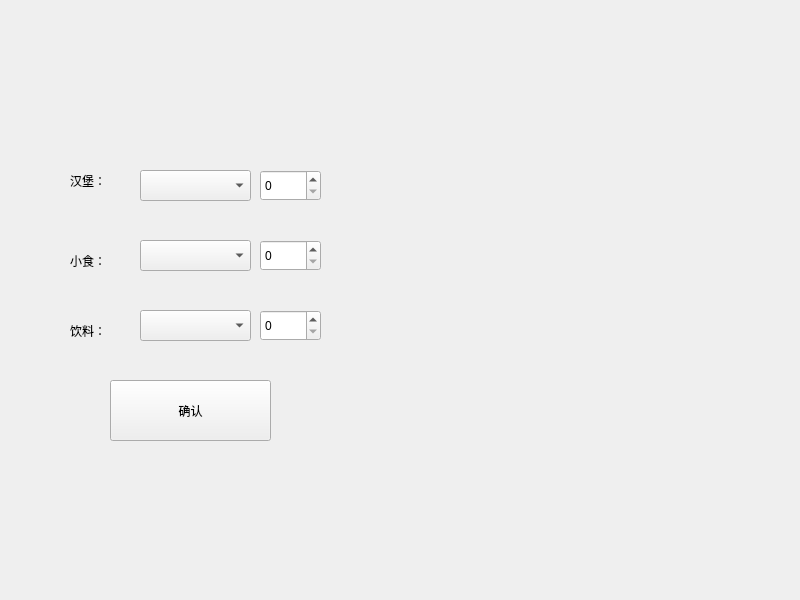
<?xml version="1.0" encoding="UTF-8"?>
<ui version="4.0">
 <class>Widget</class>
 <widget class="QWidget" name="Widget">
  <property name="geometry">
   <rect>
    <x>0</x>
    <y>0</y>
    <width>800</width>
    <height>600</height>
   </rect>
  </property>
  <property name="windowTitle">
   <string>Widget</string>
  </property>
  <widget class="QLabel" name="label">
   <property name="geometry">
    <rect>
     <x>70</x>
     <y>160</y>
     <width>91</width>
     <height>41</height>
    </rect>
   </property>
   <property name="text">
    <string>汉堡：</string>
   </property>
  </widget>
  <widget class="QLabel" name="label_2">
   <property name="geometry">
    <rect>
     <x>70</x>
     <y>240</y>
     <width>91</width>
     <height>41</height>
    </rect>
   </property>
   <property name="text">
    <string>小食：</string>
   </property>
  </widget>
  <widget class="QLabel" name="label_3">
   <property name="geometry">
    <rect>
     <x>70</x>
     <y>310</y>
     <width>91</width>
     <height>41</height>
    </rect>
   </property>
   <property name="text">
    <string>饮料：</string>
   </property>
  </widget>
  <widget class="QComboBox" name="comboBox">
   <property name="geometry">
    <rect>
     <x>140</x>
     <y>170</y>
     <width>111</width>
     <height>31</height>
    </rect>
   </property>
  </widget>
  <widget class="QComboBox" name="comboBox_2">
   <property name="geometry">
    <rect>
     <x>140</x>
     <y>240</y>
     <width>111</width>
     <height>31</height>
    </rect>
   </property>
  </widget>
  <widget class="QComboBox" name="comboBox_3">
   <property name="geometry">
    <rect>
     <x>140</x>
     <y>310</y>
     <width>111</width>
     <height>31</height>
    </rect>
   </property>
  </widget>
  <widget class="QSpinBox" name="spinBox">
   <property name="geometry">
    <rect>
     <x>260</x>
     <y>170</y>
     <width>61</width>
     <height>31</height>
    </rect>
   </property>
  </widget>
  <widget class="QSpinBox" name="spinBox_2">
   <property name="geometry">
    <rect>
     <x>260</x>
     <y>240</y>
     <width>61</width>
     <height>31</height>
    </rect>
   </property>
  </widget>
  <widget class="QSpinBox" name="spinBox_3">
   <property name="geometry">
    <rect>
     <x>260</x>
     <y>310</y>
     <width>61</width>
     <height>31</height>
    </rect>
   </property>
  </widget>
  <widget class="QPushButton" name="pushButton">
   <property name="geometry">
    <rect>
     <x>110</x>
     <y>380</y>
     <width>161</width>
     <height>61</height>
    </rect>
   </property>
   <property name="text">
    <string>确认</string>
   </property>
  </widget>
 </widget>
 <resources/>
 <connections/>
</ui>
